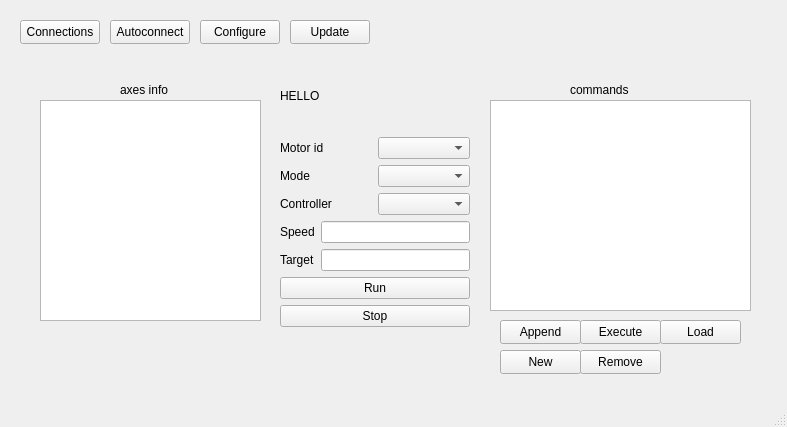
<?xml version="1.0" encoding="UTF-8"?>
<ui version="4.0">
 <class>MainWindow</class>
 <widget class="QMainWindow" name="MainWindow">
  <property name="geometry">
   <rect>
    <x>0</x>
    <y>0</y>
    <width>787</width>
    <height>427</height>
   </rect>
  </property>
  <property name="windowTitle">
   <string>MainWindow</string>
  </property>
  <widget class="QWidget" name="centralwidget">
   <widget class="QPushButton" name="pushButtonConnections">
    <property name="geometry">
     <rect>
      <x>20</x>
      <y>20</y>
      <width>80</width>
      <height>24</height>
     </rect>
    </property>
    <property name="text">
     <string>Connections</string>
    </property>
   </widget>
   <widget class="QTextBrowser" name="textBrowserPos">
    <property name="geometry">
     <rect>
      <x>40</x>
      <y>100</y>
      <width>221</width>
      <height>221</height>
     </rect>
    </property>
   </widget>
   <widget class="QLabel" name="label_10">
    <property name="geometry">
     <rect>
      <x>120</x>
      <y>80</y>
      <width>61</width>
      <height>20</height>
     </rect>
    </property>
    <property name="text">
     <string>axes info</string>
    </property>
   </widget>
   <widget class="QWidget" name="layoutWidget">
    <property name="geometry">
     <rect>
      <x>280</x>
      <y>60</y>
      <width>190</width>
      <height>267</height>
     </rect>
    </property>
    <layout class="QVBoxLayout" name="verticalLayout_3">
     <item>
      <widget class="QLabel" name="labelInfo">
       <property name="text">
        <string>HELLO</string>
       </property>
      </widget>
     </item>
     <item>
      <layout class="QHBoxLayout" name="horizontalLayout_9">
       <item>
        <widget class="QLabel" name="label_9">
         <property name="text">
          <string>Motor id</string>
         </property>
        </widget>
       </item>
       <item>
        <widget class="QComboBox" name="comboBoxId"/>
       </item>
      </layout>
     </item>
     <item>
      <layout class="QHBoxLayout" name="horizontalLayout_6">
       <item>
        <widget class="QLabel" name="label_6">
         <property name="text">
          <string>Mode</string>
         </property>
        </widget>
       </item>
       <item>
        <widget class="QComboBox" name="comboBoxMode"/>
       </item>
      </layout>
     </item>
     <item>
      <layout class="QHBoxLayout" name="horizontalLayout">
       <item>
        <widget class="QLabel" name="label_11">
         <property name="text">
          <string>Controller</string>
         </property>
        </widget>
       </item>
       <item>
        <widget class="QComboBox" name="comboBoxController"/>
       </item>
      </layout>
     </item>
     <item>
      <layout class="QVBoxLayout" name="verticalLayout_2">
       <item>
        <layout class="QHBoxLayout" name="horizontalLayout_7">
         <item>
          <widget class="QLabel" name="label_7">
           <property name="text">
            <string>Speed</string>
           </property>
          </widget>
         </item>
         <item>
          <widget class="QLineEdit" name="lineEditSpeed">
           <property name="minimumSize">
            <size>
             <width>0</width>
             <height>0</height>
            </size>
           </property>
          </widget>
         </item>
        </layout>
       </item>
       <item>
        <layout class="QHBoxLayout" name="horizontalLayout_8">
         <item>
          <widget class="QLabel" name="label_8">
           <property name="text">
            <string>Target</string>
           </property>
          </widget>
         </item>
         <item>
          <widget class="QLineEdit" name="lineEditTarget">
           <property name="minimumSize">
            <size>
             <width>0</width>
             <height>0</height>
            </size>
           </property>
          </widget>
         </item>
        </layout>
       </item>
       <item>
        <widget class="QPushButton" name="pushButtonRun">
         <property name="text">
          <string>Run</string>
         </property>
        </widget>
       </item>
       <item>
        <widget class="QPushButton" name="pushButtonStop">
         <property name="text">
          <string>Stop</string>
         </property>
        </widget>
       </item>
      </layout>
     </item>
    </layout>
   </widget>
   <widget class="QPushButton" name="pushButtonUpdate">
    <property name="geometry">
     <rect>
      <x>290</x>
      <y>20</y>
      <width>80</width>
      <height>24</height>
     </rect>
    </property>
    <property name="text">
     <string>Update</string>
    </property>
   </widget>
   <widget class="QPushButton" name="pushButtonAutoConnect">
    <property name="geometry">
     <rect>
      <x>110</x>
      <y>20</y>
      <width>80</width>
      <height>24</height>
     </rect>
    </property>
    <property name="text">
     <string>Autoconnect</string>
    </property>
   </widget>
   <widget class="QPushButton" name="pushButtonAutoConfigure">
    <property name="geometry">
     <rect>
      <x>200</x>
      <y>20</y>
      <width>80</width>
      <height>24</height>
     </rect>
    </property>
    <property name="text">
     <string>Configure</string>
    </property>
   </widget>
   <widget class="QListView" name="listViewCmds">
    <property name="geometry">
     <rect>
      <x>490</x>
      <y>100</y>
      <width>261</width>
      <height>211</height>
     </rect>
    </property>
   </widget>
   <widget class="QLabel" name="label_12">
    <property name="geometry">
     <rect>
      <x>570</x>
      <y>80</y>
      <width>81</width>
      <height>20</height>
     </rect>
    </property>
    <property name="text">
     <string>commands</string>
    </property>
   </widget>
   <widget class="QPushButton" name="pushButtonExecute">
    <property name="geometry">
     <rect>
      <x>580</x>
      <y>320</y>
      <width>81</width>
      <height>24</height>
     </rect>
    </property>
    <property name="text">
     <string>Execute</string>
    </property>
   </widget>
   <widget class="QPushButton" name="pushButtonNew">
    <property name="geometry">
     <rect>
      <x>500</x>
      <y>350</y>
      <width>81</width>
      <height>24</height>
     </rect>
    </property>
    <property name="text">
     <string>New</string>
    </property>
   </widget>
   <widget class="QPushButton" name="pushButtonAppend">
    <property name="geometry">
     <rect>
      <x>500</x>
      <y>320</y>
      <width>81</width>
      <height>24</height>
     </rect>
    </property>
    <property name="text">
     <string>Append</string>
    </property>
   </widget>
   <widget class="QPushButton" name="pushButtonRemove">
    <property name="geometry">
     <rect>
      <x>580</x>
      <y>350</y>
      <width>81</width>
      <height>24</height>
     </rect>
    </property>
    <property name="text">
     <string>Remove</string>
    </property>
   </widget>
   <widget class="QPushButton" name="pushButtonLoad">
    <property name="geometry">
     <rect>
      <x>660</x>
      <y>320</y>
      <width>81</width>
      <height>24</height>
     </rect>
    </property>
    <property name="text">
     <string>Load</string>
    </property>
   </widget>
  </widget>
  <widget class="QMenuBar" name="menubar">
   <property name="geometry">
    <rect>
     <x>0</x>
     <y>0</y>
     <width>787</width>
     <height>21</height>
    </rect>
   </property>
  </widget>
  <widget class="QStatusBar" name="statusbar"/>
 </widget>
 <resources/>
 <connections/>
</ui>
